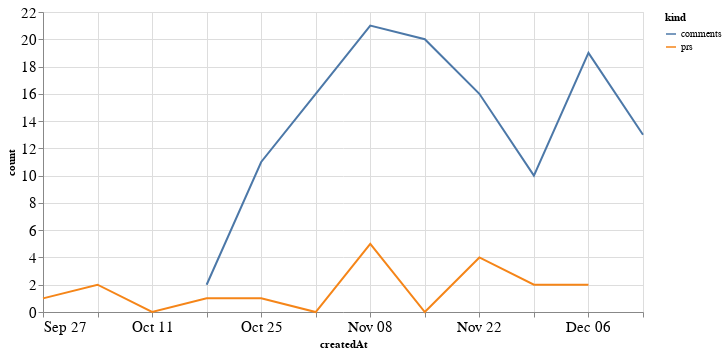

Write notebook code for a chart like this one.
### Code cell
alt.Chart(total_time, width=600).mark_line().encode(
    x='createdAt',
    y='count',
    color='kind'
)

### Figure 1 — Vega-Lite specification as saved in the notebook (floating-point values rounded to 4 significant figures)
{"config": {"axisLeft": {"labelFontSize": 15}, "axisBottom": {"labelFontSize": 15}}, "data": {"name": "data-89a07b93714c8bfa9e3c5f9e69bb00ca"}, "mark": "line", "encoding": {"color": {"type": "nominal", "field": "kind"}, "x": {"type": "temporal", "field": "createdAt"}, "y": {"type": "quantitative", "field": "count"}}, "width": 600, "$schema": "https://vega.github.io/schema/vega-lite/v4.8.1.json", "datasets": {"data-89a07b93714c8bfa9e3c5f9e69bb00ca": [{"createdAt": "2020-09-27T00:00:00", "kind": "prs", "count": 1.0}, {"createdAt": "2020-10-04T00:00:00", "kind": "prs", "count": 2.0}, {"createdAt": "2020-10-11T00:00:00", "kind": "prs", "count": 0.0}, {"createdAt": "2020-10-18T00:00:00", "kind": "prs", "count": 1.0}, {"createdAt": "2020-10-25T00:00:00", "kind": "prs", "count": 1.0}, {"createdAt": "2020-11-01T00:00:00", "kind": "prs", "count": 0.0}, {"createdAt": "2020-11-08T00:00:00", "kind": "prs", "count": 5.0}, {"createdAt": "2020-11-15T00:00:00", "kind": "prs", "count": 0.0}, {"createdAt": "2020-11-22T00:00:00", "kind": "prs", "count": 4.0}, {"createdAt": "2020-11-29T00:00:00", "kind": "prs", "count": 2.0}, {"createdAt": "2020-12-06T00:00:00", "kind": "prs", "count": 2.0}, {"createdAt": "2020-12-13T00:00:00", "kind": "prs", "count": null}, {"createdAt": "2020-09-27T00:00:00", "kind": "comments", "count": null}, {"createdAt": "2020-10-04T00:00:00", "kind": "comments", "count": null}, {"createdAt": "2020-10-11T00:00:00", "kind": "comments", "count": null}, {"createdAt": "2020-10-18T00:00:00", "kind": "comments", "count": 2.0}, {"createdAt": "2020-10-25T00:00:00", "kind": "comments", "count": 11.0}, {"createdAt": "2020-11-01T00:00:00", "kind": "comments", "count": 16.0}, {"createdAt": "2020-11-08T00:00:00", "kind": "comments", "count": 21.0}, {"createdAt": "2020-11-15T00:00:00", "kind": "comments", "count": 20.0}, {"createdAt": "2020-11-22T00:00:00", "kind": "comments", "count": 16.0}, {"createdAt": "2020-11-29T00:00:00", "kind": "comments", "count": 10.0}, {"createdAt": "2020-12-06T00:00:00", "kind": "comments", "count": 19.0}, {"createdAt": "2020-12-13T00:00:00", "kind": "comments", "count": 13.0}]}}
